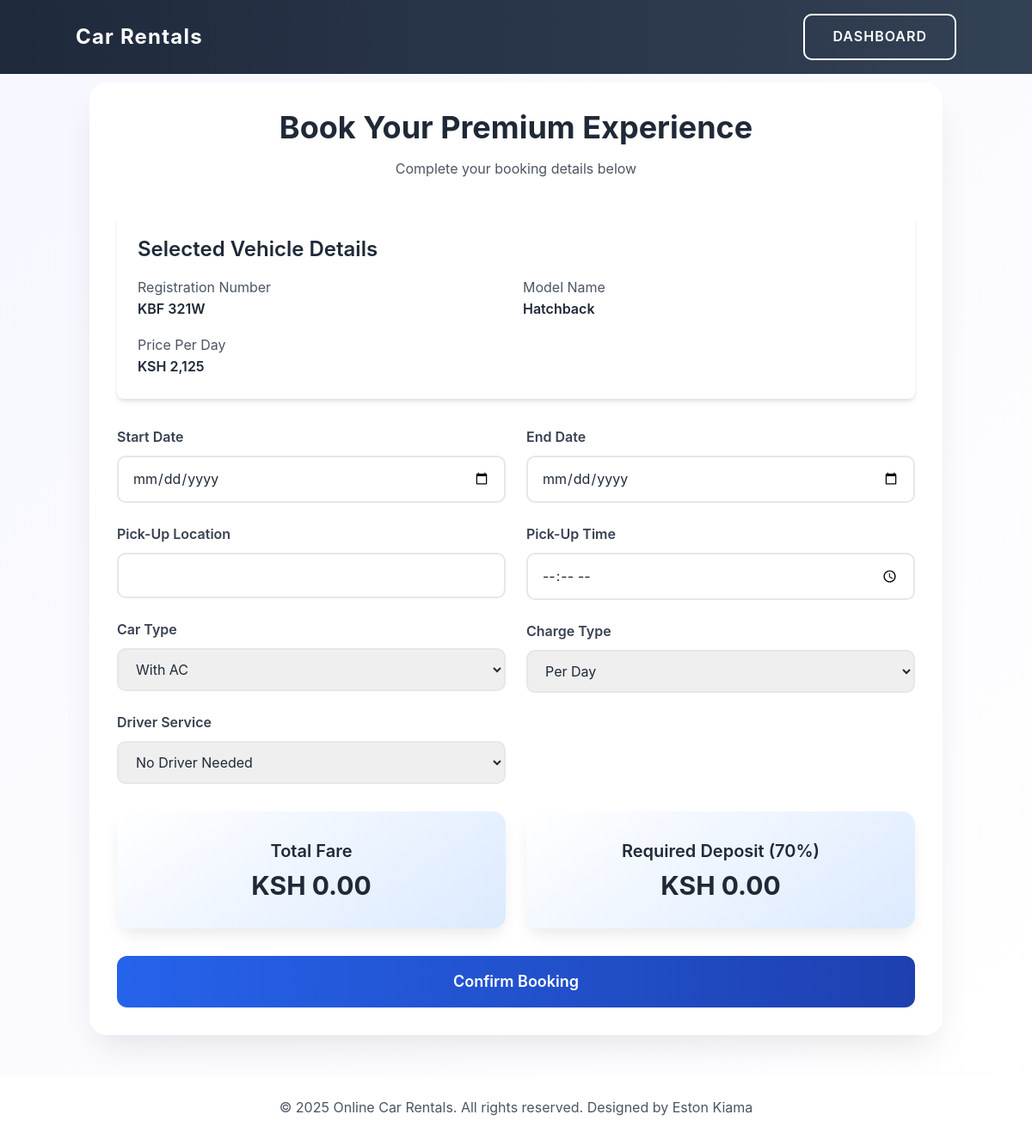
The app's page /customer/booking.php?id=1 (signed in) with its own data.
### tables this page shows
CREATE TABLE `vehicles` (
  `vehicle_id` int(11) NOT NULL,
  `registration_no` varchar(8) NOT NULL,
  `model_name` varchar(100) NOT NULL,
  `description` text NOT NULL,
  `availability_status` enum('Available','Unavailable') NOT NULL,
  `photo` varchar(255) DEFAULT NULL,
  `created_at` timestamp NOT NULL DEFAULT current_timestamp(),
  `price_per_day` decimal(10,2) NOT NULL,
  `ac_price_per_day` decimal(10,2) DEFAULT NULL,
  `non_ac_price_per_day` decimal(10,2) DEFAULT NULL,
  `km_price` decimal(10,2) DEFAULT NULL,
  `discount_percentage` decimal(5,2) DEFAULT 0.00,
  `status_reason` enum('Booked','Under Service') DEFAULT NULL,
  `original_price_per_day` decimal(10,2) DEFAULT NULL,
  `original_ac_price_per_day` decimal(10,2) DEFAULT NULL,
  `original_non_ac_price_per_day` decimal(10,2) DEFAULT NULL,
  `original_km_price` decimal(10,2) DEFAULT NULL
);

### customer/booking.php (the view, shortened to what this page needs)
<?php
$servername = "localhost";
$username = "root";
$password = "";
$dbname = "car_rental_management";
$conn = new mysqli($servername, $username, $password, $dbname);
$vehicle_id = $_GET['id'] ?? null;
$registration_no = '';
$model_name = '';
if ($vehicle_id) {
    $sql = "SELECT * FROM vehicles WHERE vehicle_id = ?";
    $stmt = $conn->prepare($sql);
    $stmt->bind_param("i", $vehicle_id);
    $stmt->execute();
    $result = $stmt->get_result();
    if ($result->num_rows > 0) {
        $vehicle = $result->fetch_assoc();
        $registration_no = $vehicle['registration_no'];
        $model_name = $vehicle['model_name'];
    } else {
        echo "Vehicle not found.";
        exit();
    }
} else {
    echo "No vehicle selected.";
    exit();
}
?>
<!DOCTYPE html>
<html lang="en">
<head>
    <link href="https://cdnjs.cloudflare.com/ajax/libs/tailwindcss/2.2.19/tailwind.min.css" rel="stylesheet">
</head>
<body class="bg-gray-50">
    <nav class="navbar fixed w-full top-0 z-50 px-6 py-4">
        <div class="container mx-auto flex justify-between items-center">
            <a href="index.php" class="text-2xl font-bold text-white tracking-wider">Car Rentals</a>
            <a href="dashboard.php" class="btn-dashboard">Dashboard</a>
        </div>
    </nav>
    <div class="container mx-auto mt-24 px-4">
        <div class="booking-container">
            <div class="text-center mb-10">
                <h1 class="text-4xl font-bold text-gray-800 mb-4">Book Your Premium Experience</h1>
                <p class="text-gray-600">Complete your booking details below</p>
            </div>
            <div class="bg-white rounded-lg shadow-md p-6 mb-8">
                <h2 class="text-2xl font-semibold mb-4">Selected Vehicle Details</h2>
                <div class="grid grid-cols-1 md:grid-cols-2 gap-4">
                    <div>
                        <p class="text-gray-600">Registration Number</p>
                        <p class="font-semibold"><?php echo htmlspecialchars($registration_no); ?></p>
                    </div>
                    <div>
                        <p class="text-gray-600">Model Name</p>
                        <p class="font-semibold"><?php echo htmlspecialchars($model_name); ?></p>
                    </div>
                    <div>
                        <p class="text-gray-600">Price Per Day</p>
                        <p class="font-semibold">KSH <?php echo number_format($vehicle['price_per_day']); ?></p>
                    </div>
                </div>
            </div>
            <form action="" method="POST" onsubmit="return validateAndSubmit()">
                <div class="grid grid-cols-1 md:grid-cols-2 gap-6">
                    <div class="space-y-6">
                        <div class="form-group">
                            <label class="form-label">Start Date</label>
                            <input type="date" class="form-control" name="start_date" id="start_date" required>
                        </div>
                        <div class="form-group">
                            <label class="form-label">Pick-Up Location</label>
                            <input type="text" class="form-control" name="pick_up_location" required>
                        </div>
                        <div class="form-group">
                            <label class="form-label">Car Type</label>
                            <select class="form-control" name="car_type" id="car_type" required>
                                <option value="With AC">With AC</option>
                            </select>
                        </div>
                        <div class="form-group">
                            <label class="form-label">Driver Service</label>
                            <select class="form-control" name="driver_option" id="driver_option">
                                <option value="no">No Driver Needed</option>
                            </select>
                        </div>
                    </div>
                    <div class="space-y-6">
                        <div class="form-group">
                            <label class="form-label">End Date</label>
                            <input type="date" class="form-control" name="end_date" id="end_date" required>
                        </div>
                        <div class="form-group">
                            <label class="form-label">Pick-Up Time</label>
                            <input type="time" class="form-control" name="pick_up_time" required>
                        </div>
                        <div class="form-group">
                            <label class="form-label">Charge Type</label>
                            <select class="form-control" name="charge_type" required>
                                <option value="per_day">Per Day</option>
                            </select>
                        </div>
                    </div>
                </div>
                <div class="grid grid-cols-1 md:grid-cols-2 gap-6 mt-8">
                    <div class="fare-card">
                        <h3 class="text-xl font-semibold mb-2">Total Fare</h3>
                        <p class="text-3xl font-bold text-primary" id="fare_display">KSH 0.00</p>
                    </div>
                    <div class="fare-card bg-blue-50">
                        <h3 class="text-xl font-semibold mb-2">Required Deposit (70%)</h3>
                        <p class="text-3xl font-bold text-primary" id="deposit_display">KSH 0.00</p>
                    </div>
                </div>
                <button type="submit" class="w-full bg-gradient-to-r from-blue-600 to-blue-800 text-white py-4 px-6 rounded-xl font-semibold text-lg mt-8 hover:shadow-lg transition-all duration-300 transform hover:-translate-y-1">
                    Confirm Booking
                </button>
            </form>
        </div>
    </div>
    <footer class="bg-white py-6 mt-12">
        <div class="container mx-auto text-center text-gray-600">
            <p>&copy; <?php echo date("Y"); ?> Online Car Rentals. All rights reserved. Designed by Eston Kiama</p>
        </div>
    </footer>
</body>
</html>

### customer/booking.php (style rules this page uses)
:root { --primary-color: #2563eb; --secondary-color: #1e40af; --accent-color: #dbeafe; --text-color: #1f2937; --light-gray: #f3f4f6; --border-radius: 12px; --gradient-start: #4f46e5; --gradient-end: #2563eb; }
body { background: linear-gradient(135deg, #f6f7ff 0%, #ffffff 100%); font-family: 'Inter', system-ui, -apple-system, sans-serif; color: var(--text-color); line-height: 1.6; min-height: 100vh; }
.navbar { background: linear-gradient(to right, #1e293b, #334155); backdrop-filter: blur(10px); -webkit-backdrop-filter: blur(10px); }
.booking-container { max-width: 1200px; margin: 2rem auto; padding: 2rem; background: white; border-radius: 20px; box-shadow: 0 20px 40px -10px rgba(0, 0, 0, 0.1); }
.form-group { margin-bottom: 1.5rem; }
.form-control { width: 100%; padding: 0.75rem 1rem; border: 2px solid #e5e7eb; border-radius: 10px; transition: all 0.3s ease; font-size: 1rem; }
.form-label { display: block; margin-bottom: 0.5rem; font-weight: 600; color: #374151; }
.btn-dashboard { background: transparent; border: 2px solid white; color: white; padding: 0.75rem 2rem; border-radius: 10px; font-weight: 600; transition: all 0.3s ease; text-transform: uppercase; letter-spacing: 1px; }
.fare-card { background: linear-gradient(145deg, #ffffff, var(--accent-color)); border-radius: 15px; padding: 2rem; text-align: center; box-shadow: 0 10px 20px -5px rgba(0, 0, 0, 0.1); }

### records on screen
vehicles: registration_no "KBF 321W", model_name "Hatchback", price_per_day "2,125"
